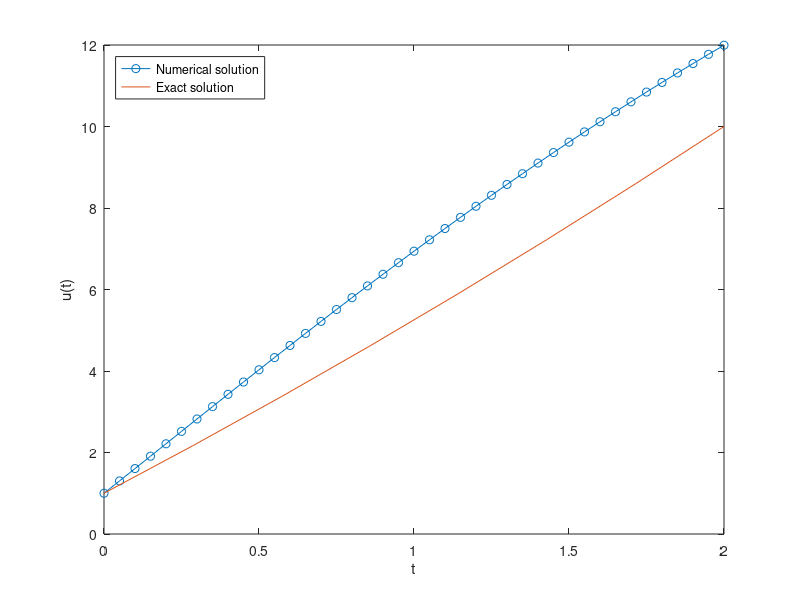

The MATLAB script that drew this image:
% Define the differential equation
f = @(u, t) 2 + sqrt(u) - 2*t + 3;

% Define the exact solution
u_exact = @(t) 1 + 4*t + t^2/4;

% Set the initial condition and time step
u0 = 1;
dt = 0.05;

% Set the time range
t_range = 0:dt:2;

% Initialize the solution array
u = zeros(size(t_range));
u(1) = u0;

% Iterate the implicit backward Euler method
for i = 1:length(t_range)-1
    tn = t_range(i);
    un = u(i);
    tn1 = t_range(i+1);
    % Define the nonlinear equation for un1
    g = @(un1) un1 - un - dt*f(un1, tn1);
    % Solve the nonlinear equation for un1 using the Newton-Raphson method
    eps = 1e-8; % Tolerance for convergence
    max_iter = 100; % Maximum number of iterations
    un1 = un;
    for j = 1:max_iter
        f_val = g(un1);
        f_prime = (g(un1+eps) - g(un1-eps)) / (2*eps);
        un1 = un1 - f_val / f_prime;
        if abs(f_val) < eps
            break;
        end
    end
    % Update the solution array
    u(i+1) = un1;
end

% Plot the numerical and exact solutions
plot(t_range, u, 'o-', 'DisplayName', 'Numerical solution')
hold on
fplot(u_exact, [0, 2], 'DisplayName', 'Exact solution')
xlabel('t')
ylabel('u(t)')
legend('Location', 'northwest')
hold off
